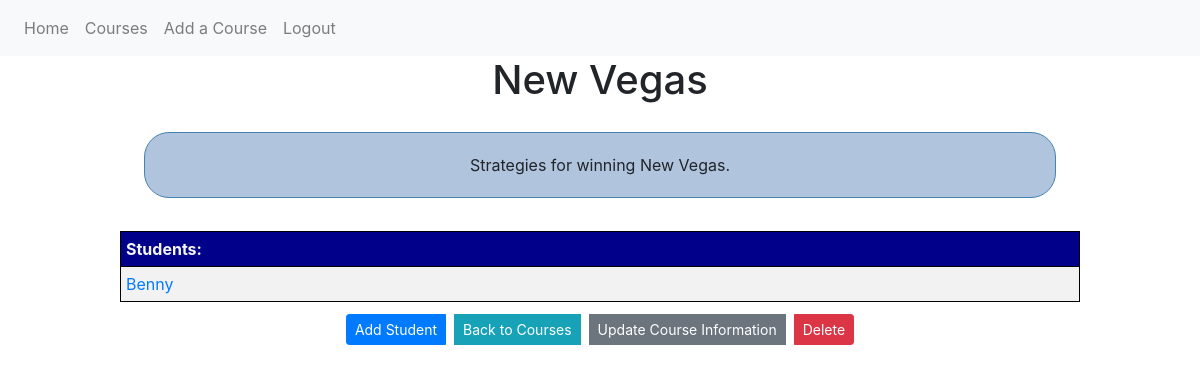
Before: /course/2 (signed in) with the older database file.
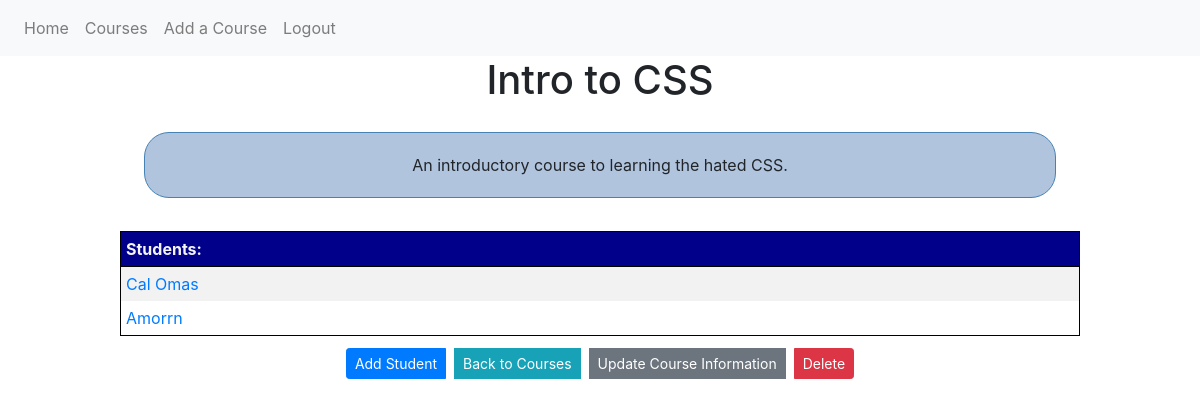
After: the same page with the newer database file.
### guide_and_teach/models.py (models this page shows, shortened)
class Course(db.Model):
    id = db.Column(db.Integer, primary_key=True)
    course_title = db.Column(db.String(100), nullable=False)
    course_desc = db.Column(db.Text, nullable=False)
    user_id = db.Column(db.Integer, db.ForeignKey('user.id'), nullable=False)
    student = db.relationship('Student', backref='course', lazy=True)

class Student(db.Model):
    id = db.Column(db.Integer, primary_key=True)
    user_id = db.Column(db.Integer, db.ForeignKey('user.id'))
    course_id = db.Column(db.Integer, db.ForeignKey('course.id'))
    student_name = db.Column(db.String(50))
    teacher = db.relationship('User', backref="user")
    courses = db.relationship('Course', backref="course")
    grade = db.relationship('Grade', backref="student", lazy=True)

### guide_and_teach/courses/routes.py (the view)
@courses.route('/course/<int:course_id>', methods=['GET','POST'])
@login_required
def single_course(course_id):
    course = Course.query.get_or_404(course_id)
    if course.user != current_user:
        abort(403)
    students = Student.query.all()
    return render_template('single_course.html', title='Course', course=course, students=students)

### guide_and_teach/models.py (called while the page is built)
@login_manager.user_loader
def load_user(user_id):
    return User.query.get(int(user_id))

### guide_and_teach/templates/single_course.html (shortened to what this page needs)
{% extends "layout.html" %}
{% block content %}
        <article>
            <h1>{{ course.course_title }}</h1>
            <div class="about"><div class="course_desc"><p>{{ course.course_desc }}</p></div></div>
            <table class="table-striped">
                <thead>
                    <tr>
                        <td><strong>Students:</strong></td>
                    </tr>
                </thead>
                <tbody>
                    {% for student in students %}
                    {% if student.course == course %}
                    <tr>
                        <td><a href="{{ url_for('students.single_student', student_id=student.id, course_id=course.id) }}">{{ student.student_name }}</a></td>
                    </tr>
                    {% endif %}
                    {% endfor %}
                </tbody>
            </table>
            {% if course.user == current_user %}
            <div class="ralph">
            <div class="btn-group btn-group ml-4 mr-4" role="group">
                <a class="btn btn-primary btn-sm mt-1 mb-1 m-1" href="{{ url_for('students.add_student', course_id=course.id) }}">Add Student</a>
                <a class="btn btn-info btn-sm mt-1 mb-1 m-1" href="{{ url_for('courses.course_home') }}">Back to Courses</a>
                <a class="btn btn-secondary btn-sm mt-1 mb-1 m-1" href="{{ url_for('courses.update_course', course_id=course.id)}}">Update Course Information</a>
                <button type="button" class="btn btn-danger btn-sm mt-1 mb-1 m-1" data-toggle="modal" data-target="#deleteModal">Delete</button>
            </div>
            </div>
            {% endif %}
        </article>
{% endblock content %}

Changed rows visible on the page:
no longer on this page (row edited): Student: student_name "Benny"
changed Course: course_title "New Vegas" → "Intro to CSS"; course_desc "Strategies for winning New Vegas." → "An introductory course to learning the hated CSS."
added Student: student_name "Cal Omas"
added Student: student_name "Amorrn"
